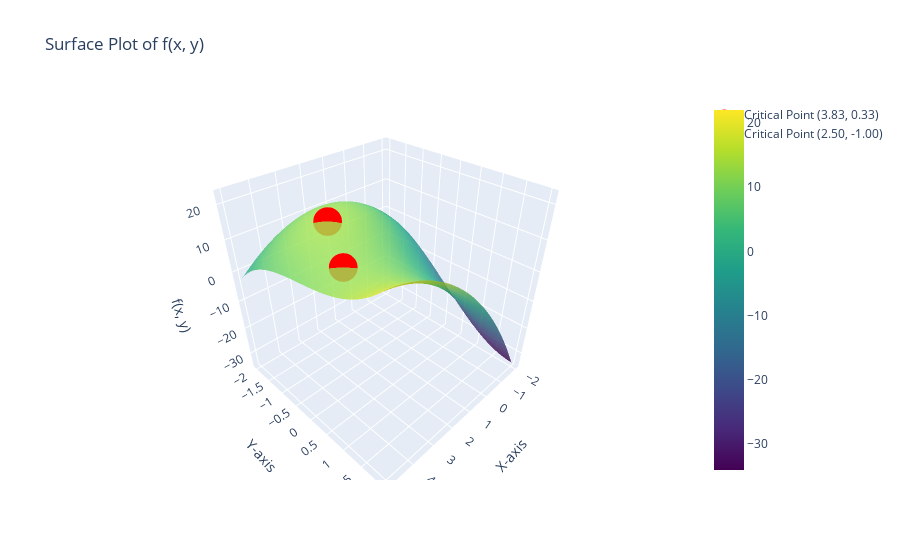

Notebook code for this chart:
### Code cell
import plotly.graph_objects as go

# Создаем фигуру
fig = go.Figure()

# Добавляем поверхность функции
fig.add_trace(go.Surface(z=Z, x=X, y=Y, colorscale='Viridis', opacity=0.8))

# Добавляем критические точки
for (cp_x, cp_y), cp_z in zip(critical_points, critical_values):
    fig.add_trace(go.Scatter3d(
        x=[cp_x], 
        y=[cp_y], 
        z=[cp_z], 
        mode='markers', 
        marker=dict(size=10, color='red'),
        name=f'Critical Point ({cp_x:.2f}, {cp_y:.2f})'
    ))

# Настройки графика
fig.update_layout(
    title='Surface Plot of f(x, y)',
    scene=dict(
        xaxis_title='X-axis',
        yaxis_title='Y-axis',
        zaxis_title='f(x, y)',
    ),
    autosize=True
)

# Показываем интерактивный график
fig.show()

### Figure 1 — Plotly figure (JSON) as saved in the notebook; plotly's stock layout.template omitted (floating-point values rounded to 4 significant figures; data arrays with more than 128 entries replaced by an {"elided": "..."} marker saying what was removed)
{"data": [{"colorscale": [[0, "#440154"], [0.1111, "#482878"], [0.2222, "#3e4989"], [0.3333, "#31688e"], [0.4444, "#26828e"], [0.5556, "#1f9e89"], [0.6667, "#35b779"], [0.7778, "#6ece58"], [0.8889, "#b5de2b"], [1, "#fde725"]], "opacity": 0.8, "type": "surface", "x": {"elided": "100x100 float values"}, "y": {"elided": "100x100 float values"}, "z": {"elided": "100x100 float values"}}, {"marker": {"color": "red", "size": 10}, "mode": "markers", "name": "Critical Point (3.83, 0.33)", "type": "scatter3d", "x": [3.833], "y": [0.3333], "z": [12.06]}, {"marker": {"color": "red", "size": 10}, "mode": "markers", "name": "Critical Point (2.50, -1.00)", "type": "scatter3d", "x": [2.5], "y": [-1], "z": [13.25]}], "layout": {"autosize": true, "scene": {"xaxis": {"title": {"text": "X-axis"}}, "yaxis": {"title": {"text": "Y-axis"}}, "zaxis": {"title": {"text": "f(x, y)"}}}, "title": {"text": "Surface Plot of f(x, y)"}}}
